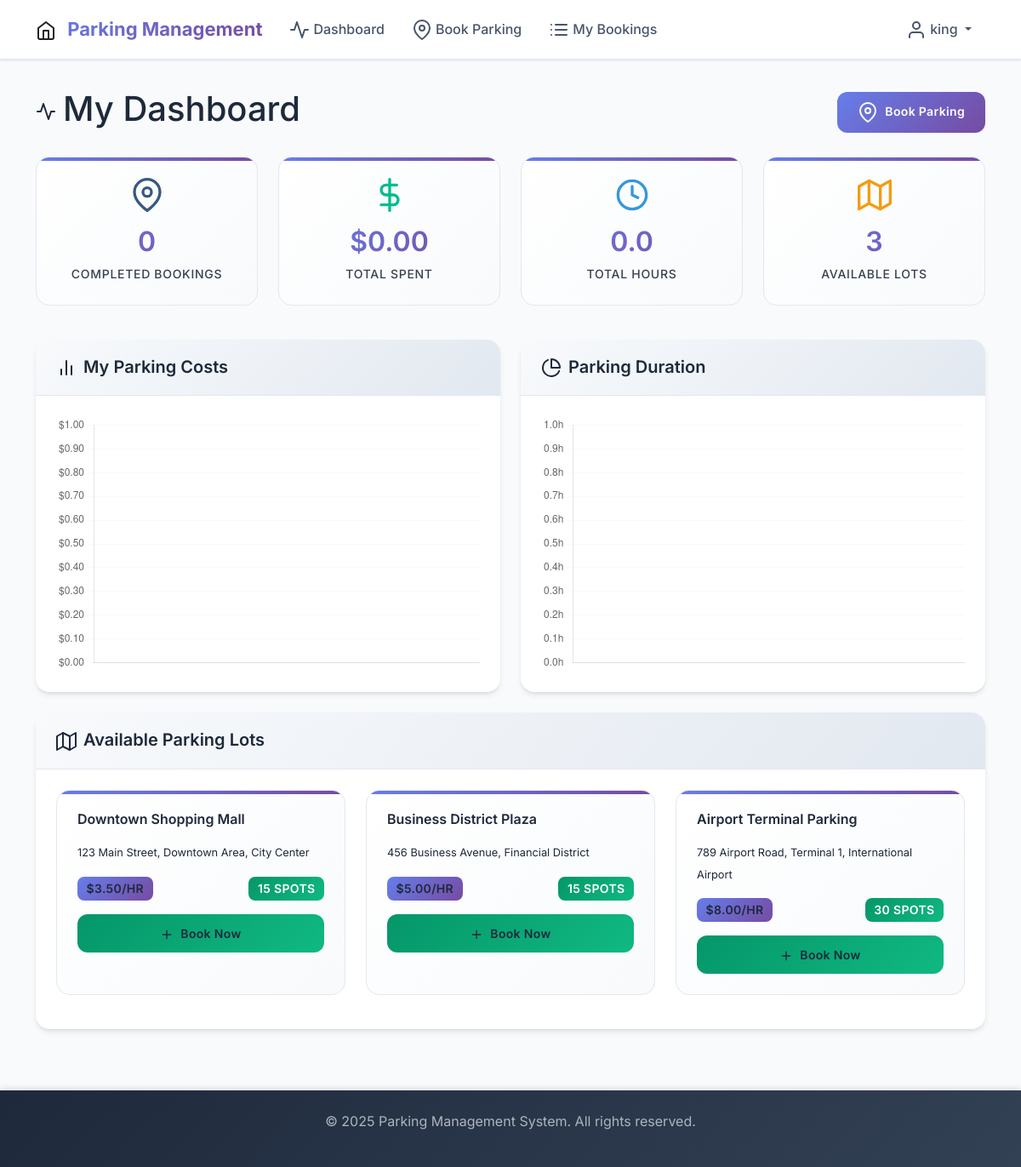
Before: /user/dashboard (signed in) with the older database file.
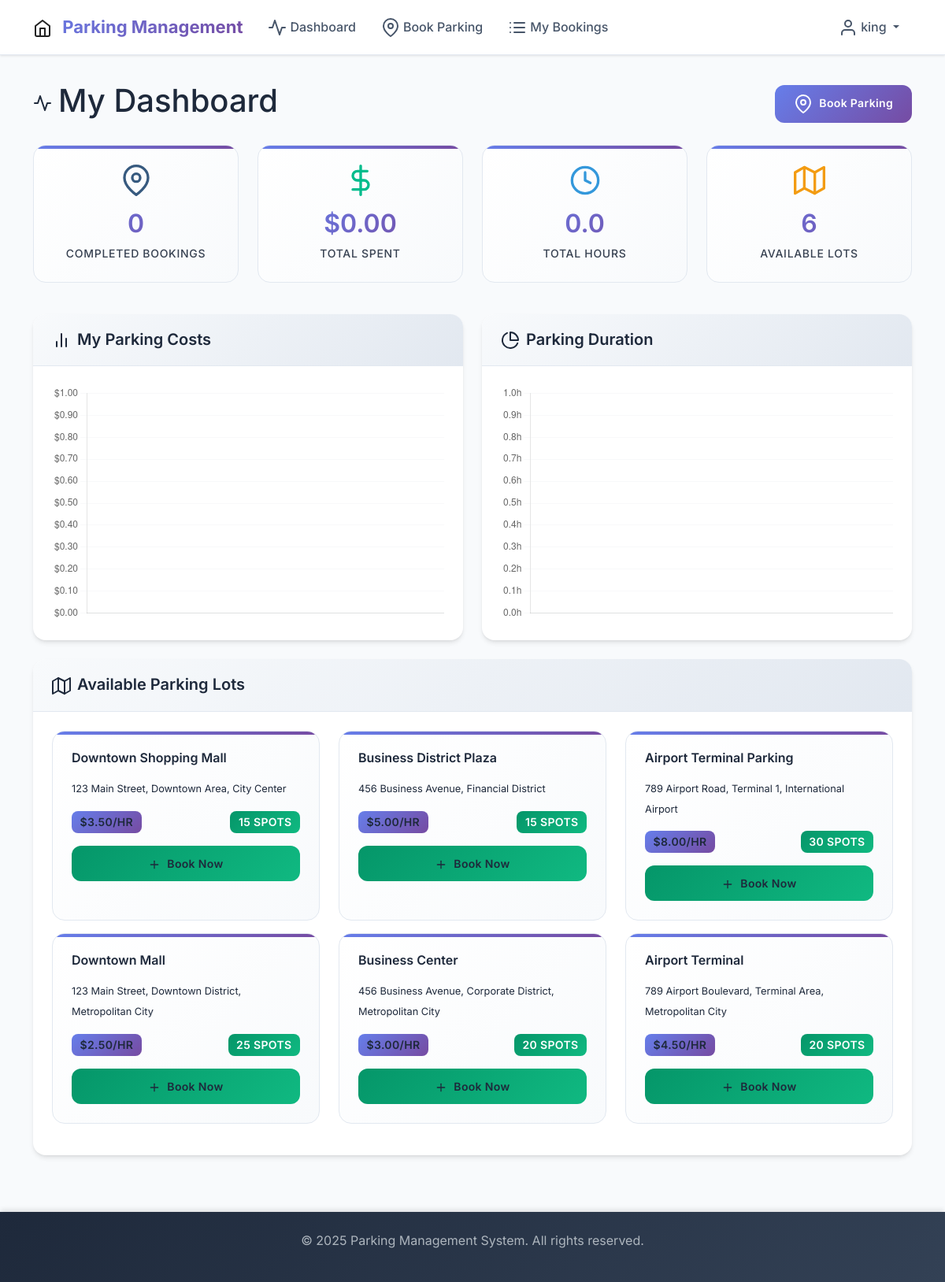
After: the same page with the newer database file.
### app_models.py (models this page shows, shortened)
class User(UserMixin, db.Model):
    __tablename__ = 'users'
    id = db.Column(db.Integer, primary_key=True)
    username = db.Column(db.String(80), unique=True, nullable=False)
    email = db.Column(db.String(120), unique=True, nullable=False)
    password_hash = db.Column(db.String(256), nullable=False)
    is_admin = db.Column(db.Boolean, default=False, nullable=False)
    created_at = db.Column(db.DateTime, default=datetime.utcnow)
    reservations = db.relationship('Reservation', backref='user', lazy=True, cascade='all, delete-orphan')

class ParkingLot(db.Model):
    __tablename__ = 'parking_lots'
    id = db.Column(db.Integer, primary_key=True)
    prime_location_name = db.Column(db.String(200), nullable=False)
    price = db.Column(db.Float, nullable=False)  # parking_cost per unit time
    address = db.Column(db.Text, nullable=False)
    pin_code = db.Column(db.String(10), nullable=False)
    maximum_number_of_spots = db.Column(db.Integer, nullable=False)
    created_at = db.Column(db.DateTime, default=datetime.utcnow)
    parking_spots = db.relationship('ParkingSpot', backref='parking_lot', lazy=True, cascade='all, delete-orphan')
    @property
    def available_spots_count(self):
        return ParkingSpot.query.filter_by(lot_id=self.id, status='A').count()

### routes.py (the view)
@app.route('/user/dashboard')
@login_required
def user_dashboard():
    if current_user.is_admin:
        return redirect(url_for('admin_dashboard'))
    current_reservation = Reservation.query.filter_by(user_id=current_user.id, leaving_timestamp=None).first()
    completed_reservations = Reservation.query.filter(
        Reservation.user_id == current_user.id,
        Reservation.leaving_timestamp.isnot(None)
    ).order_by(Reservation.leaving_timestamp.desc()).limit(5).all()
    available_lots = ParkingLot.query.all()
    return render_template('user/dashboard.html',
                         current_reservation=current_reservation,
                         completed_reservations=completed_reservations,
                         available_lots=available_lots)

### app.py (called while the page is built)
@login_manager.user_loader
def load_user(user_id):
    from app_models import User
    return User.query.get(int(user_id))

### templates/user/dashboard.html (shortened to what this page needs)
{% extends "base.html" %}
{% block content %}
<div class="d-flex justify-content-between align-items-center mb-4">
    <h2><i data-feather="activity" class="me-2"></i>My Dashboard</h2>
    {% if not current_reservation %}
        <a href="{{ url_for('book_parking') }}" class="btn btn-primary">
            <i data-feather="map-pin" class="me-2"></i>Book Parking
        </a>
    {% endif %}
</div>
<div class="row mb-4">
    <div class="col-md-3 mb-3">
        <div class="stats-card">
            <i data-feather="map-pin" class="text-primary mb-3" style="width: 40px; height: 40px;"></i>
            <h5 class="card-title">{{ completed_reservations|length }}</h5>
            <p class="card-text">Completed Bookings</p>
        </div>
    </div>
    <div class="col-md-3 mb-3">
        <div class="stats-card">
            <i data-feather="dollar-sign" class="text-success mb-3" style="width: 40px; height: 40px;"></i>
            <h5 class="card-title">${{ "%.2f"|format(completed_reservations|sum(attribute='total_cost') or 0) }}</h5>
            <p class="card-text">Total Spent</p>
        </div>
    </div>
    <div class="col-md-3 mb-3">
        <div class="stats-card">
            <i data-feather="clock" class="text-info mb-3" style="width: 40px; height: 40px;"></i>
            <h5 class="card-title">{{ "%.1f"|format((completed_reservations|sum(attribute='duration_hours') or 0)) }}</h5>
            <p class="card-text">Total Hours</p>
        </div>
    </div>
    <div class="col-md-3 mb-3">
        <div class="stats-card">
            <i data-feather="map" class="text-warning mb-3" style="width: 40px; height: 40px;"></i>
            <h5 class="card-title">{{ available_lots|length }}</h5>
            <p class="card-text">Available Lots</p>
        </div>
    </div>
</div>
<div class="row mb-4">
    <div class="col-md-6">
        <div class="card">
            <div class="card-header">
                <h5><i data-feather="bar-chart-2" class="me-2"></i>My Parking Costs</h5>
            </div>
            <div class="card-body">
                <canvas id="userCostsChart" width="400" height="300"></canvas>
            </div>
        </div>
    </div>
    <div class="col-md-6">
        <div class="card">
            <div class="card-header">
                <h5><i data-feather="pie-chart" class="me-2"></i>Parking Duration</h5>
            </div>
            <div class="card-body">
                <canvas id="userDurationChart" width="400" height="300"></canvas>
            </div>
        </div>
    </div>
</div>
<div class="card">
    <div class="card-header">
        <h5><i data-feather="map" class="me-2"></i>Available Parking Lots</h5>
    </div>
    <div class="card-body">
        {% if available_lots %}
            <div class="row">
                {% for lot in available_lots %}
                    <div class="col-md-6 col-lg-4 mb-3">
                        <div class="parking-lot-card h-100">
                            <h6 class="card-title mb-3" style="font-weight: 700; color: #1e293b;">{{ lot.prime_location_name }}</h6>
                            <p class="card-text mb-3">
                                <small class="text-muted" style="font-size: 0.8rem;">{{ lot.address }}</small>
                            </p>
                            <div class="d-flex justify-content-between align-items-center mb-3">
                                <span class="badge bg-primary">${{ "%.2f"|format(lot.price) }}/hr</span>
                                <span class="badge bg-{{ 'success' if lot.available_spots_count > 0 else 'danger' }}">
                                    {{ lot.available_spots_count }} spots
                                </span>
                            </div>
                            <div class="mt-2">
                                {% if not current_reservation %}
                                    {% if lot.available_spots_count > 0 %}
                                        <form method="POST" action="{{ url_for('book_parking_quick', lot_id=lot.id) }}" class="d-inline">
                                            <button type="submit" class="btn btn-success btn-sm w-100">
                                                <i data-feather="plus" class="me-1" style="width: 16px; height: 16px;"></i>
                                                Book Now
                                            </button>
                                        </form>
                                    {% else %}
                                        <button class="btn btn-secondary btn-sm w-100" disabled>
                                            <i data-feather="x" class="me-1" style="width: 16px; height: 16px;"></i>
                                            Full
                                        </button>
                                    {% endif %}
                                {% else %}
                                    <button class="btn btn-warning btn-sm w-100" disabled>
                                        <i data-feather="clock" class="me-1" style="width: 16px; height: 16px;"></i>
                                        Currently Booked
                                    </button>
                                {% endif %}
                            </div>
                        </div>
                    </div>
                {% endfor %}
            </div>
        {% else %}
            <div class="text-center py-4">
                <i data-feather="map-pin" class="text-muted mb-3" style="width: 48px; height: 48px;"></i>
                <p class="text-muted">No parking lots available.</p>
            </div>
        {% endif %}
    </div>
</div>
{% endblock %}
{% block scripts %}
<script>
// Load user charts
loadUserCharts();
</script>
{% endblock %}

### templates/base.html (shortened to what this page needs)
<!DOCTYPE html>
<html lang="en" data-bs-theme="light">
<head>
    <link href="https://cdn.jsdelivr.net/npm/bootswatch@5.3.0/dist/darkly/bootstrap.min.css" rel="stylesheet">
    <link href="https://cdnjs.cloudflare.com/ajax/libs/feather-icons/4.29.0/feather.min.css" rel="stylesheet">
    <link href="{{ url_for('static', filename='css/custom.css') }}" rel="stylesheet">
</head>
<body>
    <nav class="navbar navbar-expand-lg fixed-top">
        <div class="container">
            <a class="navbar-brand" href="{{ url_for('index') }}">
                <i data-feather="home" class="me-2"></i>
                Parking Management
            </a>
            <div class="collapse navbar-collapse" id="navbarNav">
                <ul class="navbar-nav me-auto">
                    {% if current_user.is_authenticated %}
                        {% if current_user.is_admin %}
                            <li class="nav-item">
                                <a class="nav-link" href="{{ url_for('admin_dashboard') }}">
                                    <i data-feather="activity" class="me-1"></i>Dashboard
                                </a>
                            </li>
                            <li class="nav-item">
                                <a class="nav-link" href="{{ url_for('create_lot') }}">
                                    <i data-feather="plus-circle" class="me-1"></i>Create Lot
                                </a>
                            </li>
                            <li class="nav-item">
                                <a class="nav-link" href="{{ url_for('view_users') }}">
                                    <i data-feather="users" class="me-1"></i>View Users
                                </a>
                            </li>
                        {% else %}
                            <li class="nav-item">
                                <a class="nav-link" href="{{ url_for('user_dashboard') }}">
                                    <i data-feather="activity" class="me-1"></i>Dashboard
                                </a>
                            </li>
                            <li class="nav-item">
                                <a class="nav-link" href="{{ url_for('book_parking') }}">
                                    <i data-feather="map-pin" class="me-1"></i>Book Parking
                                </a>
                            </li>
                            <li class="nav-item">
                                <a class="nav-link" href="{{ url_for('my_bookings') }}">
                                    <i data-feather="list" class="me-1"></i>My Bookings
                                </a>
                            </li>
                        {% endif %}
                    {% endif %}
                </ul>
                <div class="d-flex align-items-center">
                    {% if current_user.is_authenticated %}
                        <div class="dropdown">
                            <a class="nav-link dropdown-toggle" href="#" role="button" data-bs-toggle="dropdown">
                                <i data-feather="user" class="me-1"></i>{{ current_user.username }}
                            </a>
                        </div>
                    {% endif %}
                </div>
            </div>
        </div>
    </nav>
    <main class="py-4" style="margin-top: 80px;">
        <div class="container">
            {% block content %}{% endblock %}
        </div>
    </main>
    <footer class="bg-dark text-light mt-5 py-4">
        <div class="container text-center">
            <p>&copy; 2025 Parking Management System. All rights reserved.</p>
        </div>
    </footer>
    {% block scripts %}{% endblock %}
</body>
</html>

Changed rows visible on the page:
added ParkingLot: prime_location_name "Downtown Mall", address "123 Main Street, Downtown District, Metropolitan City", price "2.50", available_spots_count "25"
added ParkingLot: prime_location_name "Business Center", address "456 Business Avenue, Corporate District, Metropolitan City", price "3.00", available_spots_count "20"
added ParkingLot: prime_location_name "Airport Terminal", address "789 Airport Boulevard, Terminal Area, Metropolitan City", price "4.50", available_spots_count "20"
Other visible differences:
{{ available_lots|length }}: "3" → "6"
